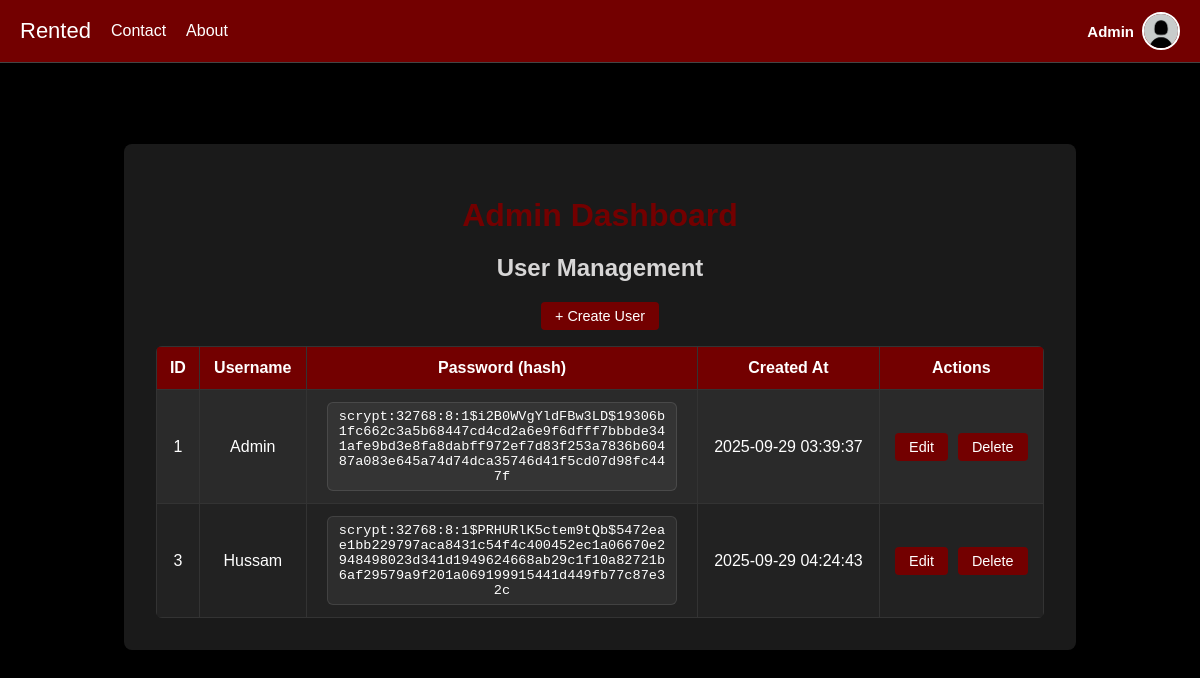
Page /admin (signed in) on the earlier database version.
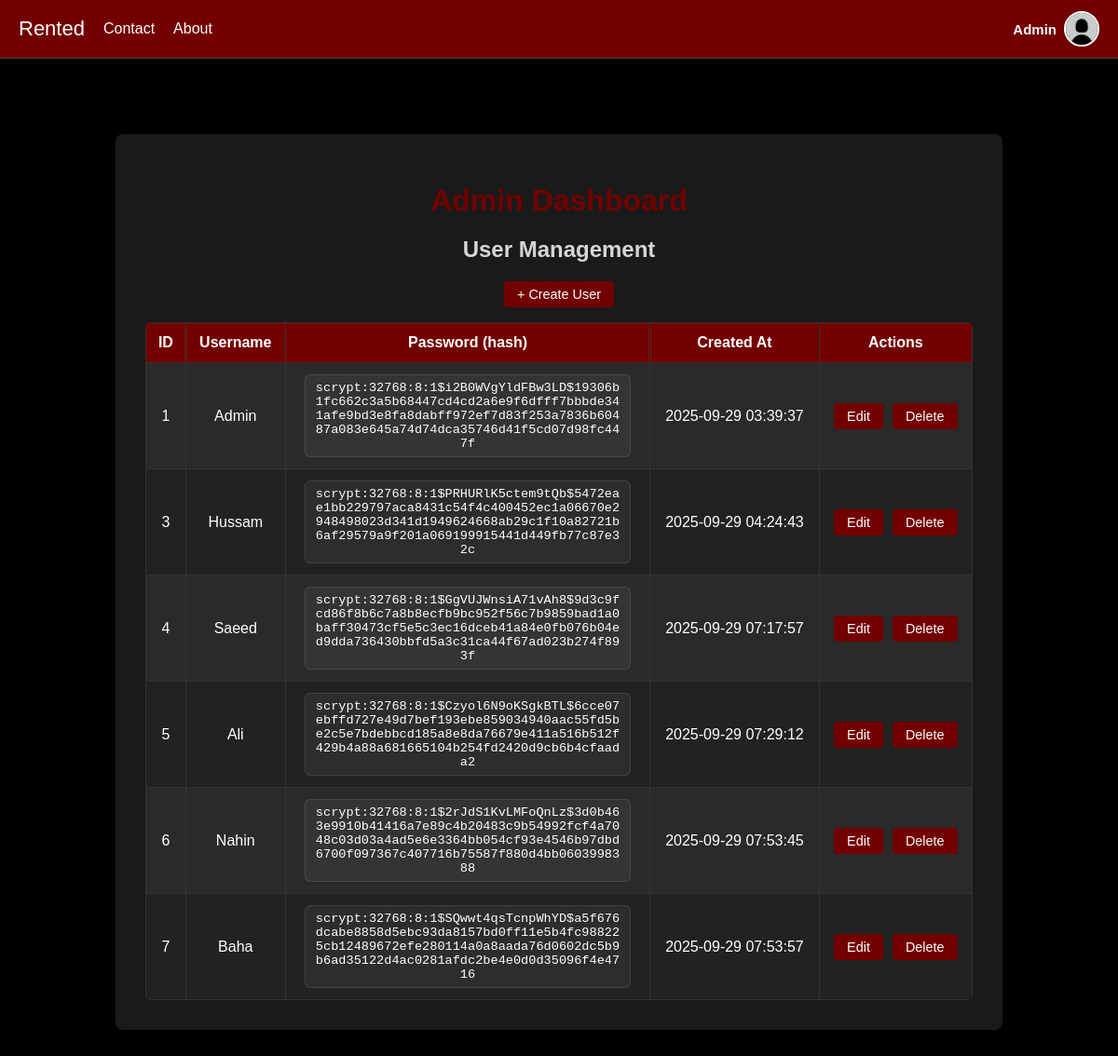
Same page on the later database version.
### app.py (models this page shows)
class User(db.Model):
    id = db.Column(db.Integer, primary_key=True)
    username = db.Column(db.String(150), unique=True, nullable=False)
    email = db.Column(db.String(150), unique=True, nullable=True)
    password = db.Column(db.String(150), nullable=False)
    profile_pic = db.Column(db.String(300), default="profile_pics/default.png")
    is_admin = db.Column(db.Boolean, default=False)
    created_at = db.Column(db.DateTime, default=datetime.utcnow)
    listings = db.relationship("Listing", backref="user", cascade="all, delete-orphan")

### app.py (the view)
@app.route("/admin")
def admin_dashboard():
    if "user_id" not in session:
        return redirect(url_for("login"))
    user = User.query.get(session["user_id"])
    if not user.is_admin:
        return "Access denied", 403
    users = User.query.all()
    return render_template("admin_dashboard.html", users=users, title="Admin Dashboard")

### app.py (called while the page is built)
@app.context_processor
def inject_user():
    if "user_id" in session:
        user = User.query.get(session["user_id"])
        return dict(user=user)
    return dict(user=None)

### templates/admin_dashboard.html (shortened to what this page needs)
{% extends "base.html" %}
{% block content %}
<div class="container admin">
    <h1>Admin Dashboard</h1>
    <h2>User Management</h2>
    <div class="actions">
        <a href="{{ url_for('create_user') }}" class="btn">+ Create User</a>
    </div>
    <table>
        <tr>
            <th>ID</th>
            <th>Username</th>
            <th>Password (hash)</th>
            <th>Created At</th>
            <th>Actions</th>
        </tr>
        {% for user in users %}
        <tr>
            <td>{{ user.id }}</td>
            <td>{{ user.username }}</td>
            <td><div class="hash">{{ user.password }}</div></td>
            <td>{{ user.created_at.strftime("%Y-%m-%d %H:%M:%S") if user.created_at else '-' }}</td>
            <td>
                <div class="action-buttons">
                    <a href="{{ url_for('edit_user', user_id=user.id) }}" class="btn">Edit</a>
                    <a href="{{ url_for('delete_user', user_id=user.id) }}" class="btn"
                       onclick="return confirm('Are you sure you want to delete this user?');">Delete</a>
                </div>
            </td>
        </tr>
        {% endfor %}
    </table>
</div>
{% endblock %}

### templates/base.html (shortened to what this page needs)
<!DOCTYPE html>
<html lang="en">
<head>
</head>
<body>
  <nav class="navbar">
    <div class="nav-left">
      <a href="{{ url_for('home') }}" class="logo">Rented</a>
      <a href="{{ url_for('contact') }}">Contact</a>
      <a href="{{ url_for('about') }}">About</a>
    </div>
    <div class="nav-right">
      {% if session.get('user_id') %}
        <div class="user-info">
          <span class="username">{{ user.username }}</span>
          <img src="{{ url_for('static', filename=user.profile_pic) }}" alt="Profile" class="profile-pic">
        </div>
      {% else %}
        <div class="auth-buttons">
          <a href="{{ url_for('login') }}" class="auth-link">Login</a>
          <a href="{{ url_for('signup') }}" class="auth-link">Sign Up</a>
        </div>
      {% endif %}
    </div>
  </nav>
  <div class="container">
    {% block content %}{% endblock %}
  </div>
</body>
</html>

Differences in the rows shown:
added User: id "4", username "Saeed", password "scrypt:32768:8:1$GgVUJWnsiA71vAh8$9d3c9fcd86f8b6c7a8b8ecfb9bc952f56c7b9859bad1a0baff30473cf5e5c3ec16dceb41a84e0fb076b04ed9dda736430bbfd5a3c31ca44f67ad023b274f893f", created_at "2025-09-29 07:17:57"
added User: id "5", username "Ali", password "scrypt:32768:8:1$Czyol6N9oKSgkBTL$6cce07ebffd727e49d7bef193ebe859034940aac55fd5be2c5e7bdebbcd185a8e8da76679e411a516b512f429b4a88a681665104b254fd2420d9cb6b4cfaada2", created_at "2025-09-29 07:29:12"
added User: id "6", username "Nahin", password "scrypt:32768:8:1$2rJdS1KvLMFoQnLz$3d0b463e9910b41416a7e89c4b20483c9b54992fcf4a7048c03d03a4ad5e6e3364bb054cf93e4546b97dbd6700f097367c407716b75587f880d4bb0603998388", created_at "2025-09-29 07:53:45"
added User: id "7", username "Baha", password "scrypt:32768:8:1$SQwwt4qsTcnpWhYD$a5f676dcabe8858d5ebc93da8157bd0ff11e5b4fc988225cb12489672efe280114a0a8aada76d0602dc5b9b6ad35122d4ac0281afdc2be4e0d0d35096f4e4716", created_at "2025-09-29 07:53:57"
